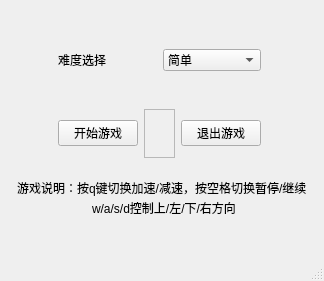
<?xml version="1.0" encoding="UTF-8"?>
<ui version="4.0">
 <class>StartWindow</class>
 <widget class="QMainWindow" name="StartWindow">
  <property name="geometry">
   <rect>
    <x>0</x>
    <y>0</y>
    <width>324</width>
    <height>281</height>
   </rect>
  </property>
  <property name="windowTitle">
   <string>MainWindow</string>
  </property>
  <widget class="QWidget" name="centralwidget">
   <widget class="QWidget" name="layoutWidget">
    <property name="geometry">
     <rect>
      <x>49</x>
      <y>26</y>
      <width>221</width>
      <height>141</height>
     </rect>
    </property>
    <layout class="QVBoxLayout" name="verticalLayout">
     <item>
      <widget class="QWidget" name="widget_2" native="true">
       <layout class="QHBoxLayout" name="horizontalLayout_2">
        <item>
         <widget class="QLabel" name="label">
          <property name="text">
           <string>难度选择</string>
          </property>
         </widget>
        </item>
        <item>
         <widget class="QComboBox" name="comboBox">
          <item>
           <property name="text">
            <string>简单</string>
           </property>
          </item>
          <item>
           <property name="text">
            <string>适中</string>
           </property>
          </item>
          <item>
           <property name="text">
            <string>困难</string>
           </property>
          </item>
         </widget>
        </item>
       </layout>
      </widget>
     </item>
     <item>
      <widget class="QWidget" name="widget" native="true">
       <layout class="QHBoxLayout" name="horizontalLayout">
        <item>
         <widget class="QPushButton" name="pushButton">
          <property name="text">
           <string>开始游戏</string>
          </property>
         </widget>
        </item>
        <item>
         <widget class="QFrame" name="frame">
          <property name="frameShape">
           <enum>QFrame::Shape::StyledPanel</enum>
          </property>
          <property name="frameShadow">
           <enum>QFrame::Shadow::Raised</enum>
          </property>
         </widget>
        </item>
        <item>
         <widget class="QPushButton" name="pushButton_2">
          <property name="text">
           <string>退出游戏</string>
          </property>
         </widget>
        </item>
       </layout>
      </widget>
     </item>
    </layout>
   </widget>
   <widget class="QWidget" name="widget_3" native="true">
    <property name="geometry">
     <rect>
      <x>-1</x>
      <y>170</y>
      <width>327</width>
      <height>35</height>
     </rect>
    </property>
    <layout class="QHBoxLayout" name="horizontalLayout_3">
     <item>
      <spacer name="horizontalSpacer">
       <property name="orientation">
        <enum>Qt::Orientation::Horizontal</enum>
       </property>
       <property name="sizeHint" stdset="0">
        <size>
         <width>40</width>
         <height>20</height>
        </size>
       </property>
      </spacer>
     </item>
     <item>
      <widget class="QLabel" name="label_2">
       <property name="text">
        <string>游戏说明：按q键切换加速/减速，按空格切换暂停/继续</string>
       </property>
      </widget>
     </item>
     <item>
      <spacer name="horizontalSpacer_2">
       <property name="orientation">
        <enum>Qt::Orientation::Horizontal</enum>
       </property>
       <property name="sizeHint" stdset="0">
        <size>
         <width>40</width>
         <height>20</height>
        </size>
       </property>
      </spacer>
     </item>
    </layout>
   </widget>
   <widget class="QWidget" name="widget_4" native="true">
    <property name="geometry">
     <rect>
      <x>-7</x>
      <y>190</y>
      <width>341</width>
      <height>35</height>
     </rect>
    </property>
    <layout class="QHBoxLayout" name="horizontalLayout_4">
     <item>
      <spacer name="horizontalSpacer_3">
       <property name="orientation">
        <enum>Qt::Orientation::Horizontal</enum>
       </property>
       <property name="sizeHint" stdset="0">
        <size>
         <width>99</width>
         <height>20</height>
        </size>
       </property>
      </spacer>
     </item>
     <item>
      <widget class="QLabel" name="label_3">
       <property name="text">
        <string>w/a/s/d控制上/左/下/右方向</string>
       </property>
      </widget>
     </item>
     <item>
      <spacer name="horizontalSpacer_4">
       <property name="orientation">
        <enum>Qt::Orientation::Horizontal</enum>
       </property>
       <property name="sizeHint" stdset="0">
        <size>
         <width>98</width>
         <height>20</height>
        </size>
       </property>
      </spacer>
     </item>
    </layout>
   </widget>
  </widget>
  <widget class="QMenuBar" name="menubar">
   <property name="geometry">
    <rect>
     <x>0</x>
     <y>0</y>
     <width>324</width>
     <height>18</height>
    </rect>
   </property>
  </widget>
  <widget class="QStatusBar" name="statusbar"/>
 </widget>
 <resources/>
 <connections/>
</ui>
